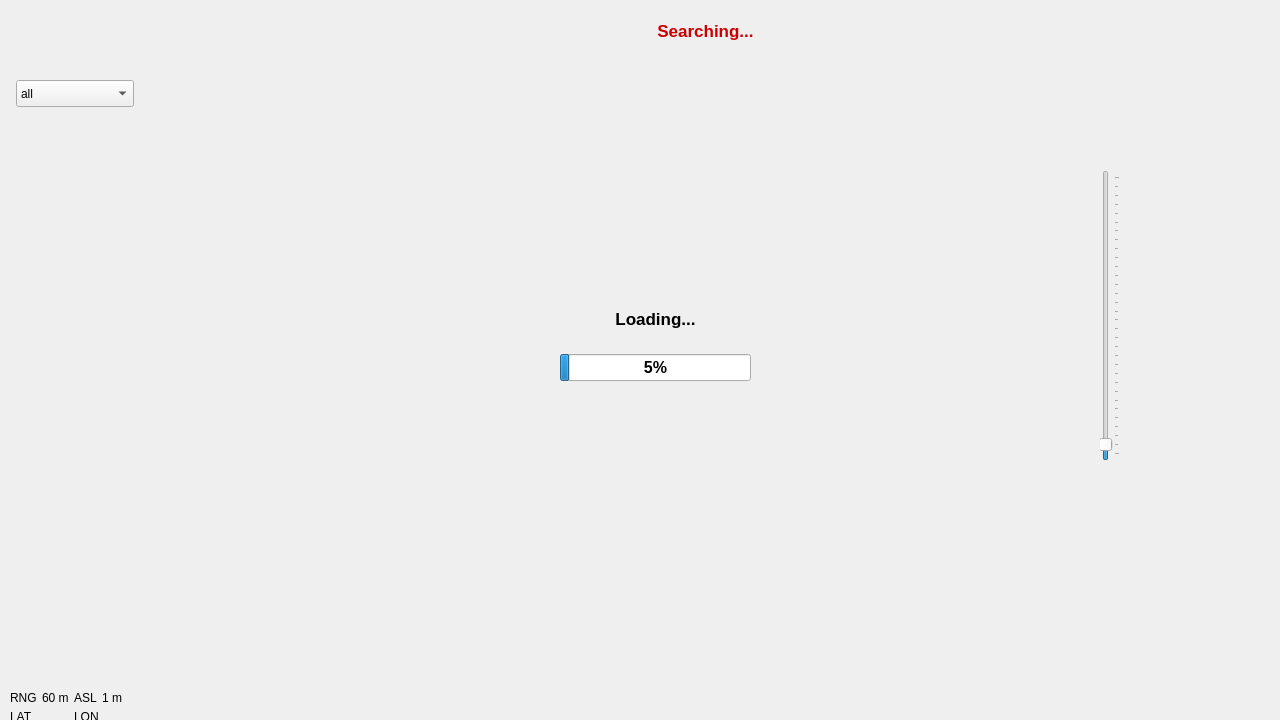
<?xml version="1.0" encoding="UTF-8"?>
<ui version="4.0">
 <class>MainWindow</class>
 <widget class="QMainWindow" name="MainWindow">
  <property name="geometry">
   <rect>
    <x>0</x>
    <y>0</y>
    <width>1280</width>
    <height>720</height>
   </rect>
  </property>
  <property name="windowTitle">
   <string>MainWindow</string>
  </property>
  <widget class="QWidget" name="centralwidget">
   <widget class="QWidget" name="layoutWidget_5">
    <property name="geometry">
     <rect>
      <x>1010</x>
      <y>10</y>
      <width>277</width>
      <height>68</height>
     </rect>
    </property>
    <layout class="QHBoxLayout" name="horizontalLayout_7">
     <property name="spacing">
      <number>5</number>
     </property>
     <item>
      <widget class="QPushButton" name="reset_button">
       <property name="enabled">
        <bool>true</bool>
       </property>
       <property name="autoFillBackground">
        <bool>false</bool>
       </property>
       <property name="styleSheet">
        <string notr="true"/>
       </property>
       <property name="text">
        <string notr="true" extracomment="infer"/>
       </property>
       <property name="icon">
        <iconset resource="../resource.qrc">
         <normaloff>:/kirins/icon/system/reset.png</normaloff>:/kirins/icon/system/reset.png</iconset>
       </property>
       <property name="iconSize">
        <size>
         <width>50</width>
         <height>50</height>
        </size>
       </property>
       <property name="checkable">
        <bool>false</bool>
       </property>
       <property name="checked">
        <bool>false</bool>
       </property>
       <property name="flat">
        <bool>true</bool>
       </property>
      </widget>
     </item>
     <item>
      <widget class="QPushButton" name="focus_button">
       <property name="enabled">
        <bool>true</bool>
       </property>
       <property name="autoFillBackground">
        <bool>false</bool>
       </property>
       <property name="styleSheet">
        <string notr="true"/>
       </property>
       <property name="text">
        <string notr="true" extracomment="infer"/>
       </property>
       <property name="icon">
        <iconset resource="../resource.qrc">
         <normaloff>:/kirins/icon/system/focus.png</normaloff>
         <normalon>:/kirins/icon/system/focus_.png</normalon>:/kirins/icon/system/focus.png</iconset>
       </property>
       <property name="iconSize">
        <size>
         <width>50</width>
         <height>50</height>
        </size>
       </property>
       <property name="checkable">
        <bool>true</bool>
       </property>
       <property name="checked">
        <bool>false</bool>
       </property>
       <property name="flat">
        <bool>true</bool>
       </property>
      </widget>
     </item>
     <item>
      <widget class="QPushButton" name="EPS_button">
       <property name="enabled">
        <bool>true</bool>
       </property>
       <property name="autoFillBackground">
        <bool>false</bool>
       </property>
       <property name="text">
        <string notr="true"/>
       </property>
       <property name="icon">
        <iconset resource="../resource.qrc">
         <normaloff>:/kirins/icon/system/EPS.png</normaloff>
         <normalon>:/kirins/icon/system/eps_.png</normalon>:/kirins/icon/system/EPS.png</iconset>
       </property>
       <property name="iconSize">
        <size>
         <width>50</width>
         <height>50</height>
        </size>
       </property>
       <property name="checkable">
        <bool>true</bool>
       </property>
       <property name="checked">
        <bool>false</bool>
       </property>
       <property name="flat">
        <bool>true</bool>
       </property>
      </widget>
     </item>
     <item>
      <widget class="QPushButton" name="setting_button">
       <property name="enabled">
        <bool>true</bool>
       </property>
       <property name="autoFillBackground">
        <bool>false</bool>
       </property>
       <property name="text">
        <string notr="true"/>
       </property>
       <property name="icon">
        <iconset resource="../resource.qrc">
         <normaloff>:/kirins/icon/system/setting.png</normaloff>
         <normalon>:/kirins/icon/system/setting_.png</normalon>:/kirins/icon/system/setting.png</iconset>
       </property>
       <property name="iconSize">
        <size>
         <width>50</width>
         <height>50</height>
        </size>
       </property>
       <property name="checkable">
        <bool>true</bool>
       </property>
       <property name="checked">
        <bool>false</bool>
       </property>
       <property name="flat">
        <bool>true</bool>
       </property>
      </widget>
     </item>
    </layout>
   </widget>
   <widget class="QWidget" name="layoutWidget">
    <property name="geometry">
     <rect>
      <x>10</x>
      <y>570</y>
      <width>1261</width>
      <height>154</height>
     </rect>
    </property>
    <layout class="QHBoxLayout" name="horizontalLayout_8">
     <property name="spacing">
      <number>5</number>
     </property>
     <item>
      <layout class="QGridLayout" name="gridLayout_6">
       <item row="1" column="1">
        <widget class="QLabel" name="RNG_value">
         <property name="text">
          <string>60 m</string>
         </property>
        </widget>
       </item>
       <item row="2" column="2" colspan="2">
        <widget class="QLabel" name="LON_value">
         <property name="text">
          <string>LON</string>
         </property>
        </widget>
       </item>
       <item row="1" column="2">
        <widget class="QLabel" name="ASL">
         <property name="text">
          <string>ASL</string>
         </property>
        </widget>
       </item>
       <item row="1" column="0">
        <widget class="QLabel" name="RNG">
         <property name="text">
          <string>RNG</string>
         </property>
        </widget>
       </item>
       <item row="1" column="3">
        <widget class="QLabel" name="ASL_value">
         <property name="text">
          <string>1 m</string>
         </property>
        </widget>
       </item>
       <item row="2" column="0" colspan="2">
        <widget class="QLabel" name="LAT_value">
         <property name="text">
          <string>LAT</string>
         </property>
        </widget>
       </item>
       <item row="0" column="0">
        <spacer name="verticalSpacer_5">
         <property name="orientation">
          <enum>Qt::Vertical</enum>
         </property>
         <property name="sizeHint" stdset="0">
          <size>
           <width>20</width>
           <height>40</height>
          </size>
         </property>
        </spacer>
       </item>
      </layout>
     </item>
     <item>
      <spacer name="horizontalSpacer">
       <property name="orientation">
        <enum>Qt::Horizontal</enum>
       </property>
       <property name="sizeHint" stdset="0">
        <size>
         <width>40</width>
         <height>20</height>
        </size>
       </property>
      </spacer>
     </item>
     <item alignment="Qt::AlignBottom">
      <widget class="QPushButton" name="audio_button">
       <property name="enabled">
        <bool>true</bool>
       </property>
       <property name="autoFillBackground">
        <bool>false</bool>
       </property>
       <property name="styleSheet">
        <string notr="true">background-color: transparent;</string>
       </property>
       <property name="text">
        <string notr="true" extracomment="infer"/>
       </property>
       <property name="icon">
        <iconset resource="../resource.qrc">
         <normaloff>:/kirins/icon/system/audio.png</normaloff>
         <normalon>:/kirins/icon/system/audio_.png</normalon>:/kirins/icon/system/audio.png</iconset>
       </property>
       <property name="iconSize">
        <size>
         <width>50</width>
         <height>50</height>
        </size>
       </property>
       <property name="checkable">
        <bool>true</bool>
       </property>
       <property name="checked">
        <bool>false</bool>
       </property>
       <property name="flat">
        <bool>true</bool>
       </property>
      </widget>
     </item>
     <item alignment="Qt::AlignBottom">
      <widget class="QPushButton" name="mount_button">
       <property name="enabled">
        <bool>true</bool>
       </property>
       <property name="autoFillBackground">
        <bool>false</bool>
       </property>
       <property name="styleSheet">
        <string notr="true">background-color: transparent;</string>
       </property>
       <property name="text">
        <string notr="true" extracomment="infer"/>
       </property>
       <property name="icon">
        <iconset resource="../resource.qrc">
         <normaloff>:/kirins/icon/system/mount.png</normaloff>
         <normalon>:/kirins/icon/system/mount_.png</normalon>:/kirins/icon/system/mount.png</iconset>
       </property>
       <property name="iconSize">
        <size>
         <width>50</width>
         <height>50</height>
        </size>
       </property>
       <property name="checkable">
        <bool>true</bool>
       </property>
       <property name="checked">
        <bool>false</bool>
       </property>
       <property name="flat">
        <bool>true</bool>
       </property>
      </widget>
     </item>
     <item alignment="Qt::AlignBottom">
      <widget class="QPushButton" name="navi_button">
       <property name="enabled">
        <bool>true</bool>
       </property>
       <property name="autoFillBackground">
        <bool>false</bool>
       </property>
       <property name="styleSheet">
        <string notr="true">background-color: transparent;</string>
       </property>
       <property name="text">
        <string notr="true" extracomment="infer"/>
       </property>
       <property name="icon">
        <iconset>
         <normaloff>:/ghidorah/icon/system/navigation.png</normaloff>
         <normalon>:/kirins/icon/system/navigation.png</normalon>
         <disabledoff>:/kirins/icon/system/navigation_.png</disabledoff>:/ghidorah/icon/system/navigation.png</iconset>
       </property>
       <property name="iconSize">
        <size>
         <width>50</width>
         <height>50</height>
        </size>
       </property>
       <property name="checkable">
        <bool>true</bool>
       </property>
       <property name="checked">
        <bool>false</bool>
       </property>
       <property name="flat">
        <bool>true</bool>
       </property>
      </widget>
     </item>
     <item>
      <spacer name="horizontalSpacer_2">
       <property name="orientation">
        <enum>Qt::Horizontal</enum>
       </property>
       <property name="sizeHint" stdset="0">
        <size>
         <width>40</width>
         <height>20</height>
        </size>
       </property>
      </spacer>
     </item>
     <item>
      <layout class="QGridLayout" name="gridLayout">
       <item row="0" column="1">
        <widget class="QPushButton" name="up_button_3">
         <property name="cursor">
          <cursorShape>OpenHandCursor</cursorShape>
         </property>
         <property name="mouseTracking">
          <bool>true</bool>
         </property>
         <property name="styleSheet">
          <string notr="true">background-color: transparent;</string>
         </property>
         <property name="text">
          <string/>
         </property>
         <property name="icon">
          <iconset resource="../resource.qrc">
           <normaloff>:/kirins/icon/system/up.png</normaloff>:/kirins/icon/system/up.png</iconset>
         </property>
         <property name="iconSize">
          <size>
           <width>30</width>
           <height>30</height>
          </size>
         </property>
         <property name="flat">
          <bool>true</bool>
         </property>
        </widget>
       </item>
       <item row="1" column="0">
        <widget class="QPushButton" name="left_button_2">
         <property name="cursor">
          <cursorShape>OpenHandCursor</cursorShape>
         </property>
         <property name="mouseTracking">
          <bool>true</bool>
         </property>
         <property name="styleSheet">
          <string notr="true">background-color: transparent;</string>
         </property>
         <property name="text">
          <string/>
         </property>
         <property name="icon">
          <iconset resource="../resource.qrc">
           <normaloff>:/kirins/icon/system/left.png</normaloff>:/kirins/icon/system/left.png</iconset>
         </property>
         <property name="iconSize">
          <size>
           <width>30</width>
           <height>30</height>
          </size>
         </property>
         <property name="flat">
          <bool>true</bool>
         </property>
        </widget>
       </item>
       <item row="1" column="1">
        <widget class="QPushButton" name="home_button_2">
         <property name="cursor">
          <cursorShape>OpenHandCursor</cursorShape>
         </property>
         <property name="mouseTracking">
          <bool>true</bool>
         </property>
         <property name="styleSheet">
          <string notr="true">background-color: transparent;</string>
         </property>
         <property name="text">
          <string/>
         </property>
         <property name="icon">
          <iconset resource="../resource.qrc">
           <normaloff>:/kirins/icon/system/home.png</normaloff>:/kirins/icon/system/home.png</iconset>
         </property>
         <property name="iconSize">
          <size>
           <width>30</width>
           <height>30</height>
          </size>
         </property>
         <property name="flat">
          <bool>true</bool>
         </property>
        </widget>
       </item>
       <item row="1" column="2">
        <widget class="QPushButton" name="right_button_3">
         <property name="cursor">
          <cursorShape>OpenHandCursor</cursorShape>
         </property>
         <property name="mouseTracking">
          <bool>true</bool>
         </property>
         <property name="styleSheet">
          <string notr="true">background-color: transparent;</string>
         </property>
         <property name="text">
          <string/>
         </property>
         <property name="icon">
          <iconset resource="../resource.qrc">
           <normaloff>:/kirins/icon/system/right.png</normaloff>:/kirins/icon/system/right.png</iconset>
         </property>
         <property name="iconSize">
          <size>
           <width>30</width>
           <height>30</height>
          </size>
         </property>
         <property name="flat">
          <bool>true</bool>
         </property>
        </widget>
       </item>
       <item row="2" column="1">
        <widget class="QPushButton" name="down_button_2">
         <property name="cursor">
          <cursorShape>OpenHandCursor</cursorShape>
         </property>
         <property name="mouseTracking">
          <bool>true</bool>
         </property>
         <property name="styleSheet">
          <string notr="true">background-color: transparent;</string>
         </property>
         <property name="text">
          <string/>
         </property>
         <property name="icon">
          <iconset resource="../resource.qrc">
           <normaloff>:/kirins/icon/system/down.png</normaloff>:/kirins/icon/system/down.png</iconset>
         </property>
         <property name="iconSize">
          <size>
           <width>30</width>
           <height>30</height>
          </size>
         </property>
         <property name="flat">
          <bool>true</bool>
         </property>
        </widget>
       </item>
      </layout>
     </item>
    </layout>
   </widget>
   <widget class="QWidget" name="layoutWidget_4">
    <property name="geometry">
     <rect>
      <x>10</x>
      <y>10</y>
      <width>417</width>
      <height>68</height>
     </rect>
    </property>
    <layout class="QHBoxLayout" name="horizontalLayout_9">
     <property name="spacing">
      <number>5</number>
     </property>
     <item>
      <widget class="QPushButton" name="infer_button">
       <property name="enabled">
        <bool>true</bool>
       </property>
       <property name="autoFillBackground">
        <bool>false</bool>
       </property>
       <property name="text">
        <string notr="true"/>
       </property>
       <property name="icon">
        <iconset resource="../resource.qrc">
         <normaloff>:/kirins/icon/system/infer.png</normaloff>
         <normalon>:/kirins/icon/system/infer_.png</normalon>:/kirins/icon/system/infer.png</iconset>
       </property>
       <property name="iconSize">
        <size>
         <width>50</width>
         <height>50</height>
        </size>
       </property>
       <property name="checkable">
        <bool>true</bool>
       </property>
       <property name="checked">
        <bool>false</bool>
       </property>
       <property name="flat">
        <bool>true</bool>
       </property>
      </widget>
     </item>
     <item>
      <widget class="QPushButton" name="MOT_button">
       <property name="enabled">
        <bool>true</bool>
       </property>
       <property name="autoFillBackground">
        <bool>false</bool>
       </property>
       <property name="text">
        <string notr="true"/>
       </property>
       <property name="icon">
        <iconset resource="../resource.qrc">
         <normaloff>:/kirins/icon/system/MOT.png</normaloff>
         <normalon>:/kirins/icon/system/MOT_.png</normalon>:/kirins/icon/system/MOT.png</iconset>
       </property>
       <property name="iconSize">
        <size>
         <width>50</width>
         <height>50</height>
        </size>
       </property>
       <property name="checkable">
        <bool>true</bool>
       </property>
       <property name="checked">
        <bool>false</bool>
       </property>
       <property name="flat">
        <bool>true</bool>
       </property>
      </widget>
     </item>
     <item>
      <widget class="QPushButton" name="SOT_button">
       <property name="enabled">
        <bool>true</bool>
       </property>
       <property name="autoFillBackground">
        <bool>false</bool>
       </property>
       <property name="text">
        <string notr="true"/>
       </property>
       <property name="icon">
        <iconset resource="../resource.qrc">
         <normaloff>:/kirins/icon/system/SOT.png</normaloff>
         <normalon>:/kirins/icon/system/SOT_.png</normalon>:/kirins/icon/system/SOT.png</iconset>
       </property>
       <property name="iconSize">
        <size>
         <width>50</width>
         <height>50</height>
        </size>
       </property>
       <property name="checkable">
        <bool>true</bool>
       </property>
       <property name="checked">
        <bool>false</bool>
       </property>
       <property name="flat">
        <bool>true</bool>
       </property>
      </widget>
     </item>
     <item>
      <widget class="QPushButton" name="syncbbox_button">
       <property name="enabled">
        <bool>true</bool>
       </property>
       <property name="autoFillBackground">
        <bool>false</bool>
       </property>
       <property name="text">
        <string notr="true"/>
       </property>
       <property name="icon">
        <iconset resource="../resource.qrc">
         <normaloff>:/kirins/icon/system/sync_bbox.png</normaloff>
         <normalon>:/kirins/icon/system/sync_bbox_.png</normalon>:/kirins/icon/system/sync_bbox.png</iconset>
       </property>
       <property name="iconSize">
        <size>
         <width>50</width>
         <height>50</height>
        </size>
       </property>
       <property name="checkable">
        <bool>true</bool>
       </property>
       <property name="checked">
        <bool>false</bool>
       </property>
       <property name="flat">
        <bool>true</bool>
       </property>
      </widget>
     </item>
     <item>
      <widget class="QPushButton" name="inspection_button">
       <property name="enabled">
        <bool>true</bool>
       </property>
       <property name="autoFillBackground">
        <bool>false</bool>
       </property>
       <property name="styleSheet">
        <string notr="true"/>
       </property>
       <property name="text">
        <string notr="true" extracomment="infer"/>
       </property>
       <property name="icon">
        <iconset resource="../resource.qrc">
         <normaloff>:/kirins/icon/system/inspection.png</normaloff>
         <normalon>:/kirins/icon/system/inspection_.png</normalon>:/kirins/icon/system/inspection.png</iconset>
       </property>
       <property name="iconSize">
        <size>
         <width>50</width>
         <height>50</height>
        </size>
       </property>
       <property name="checkable">
        <bool>true</bool>
       </property>
       <property name="checked">
        <bool>false</bool>
       </property>
       <property name="flat">
        <bool>true</bool>
       </property>
      </widget>
     </item>
     <item>
      <widget class="QPushButton" name="laser_button">
       <property name="enabled">
        <bool>true</bool>
       </property>
       <property name="autoFillBackground">
        <bool>false</bool>
       </property>
       <property name="styleSheet">
        <string notr="true"/>
       </property>
       <property name="text">
        <string notr="true" extracomment="infer"/>
       </property>
       <property name="icon">
        <iconset resource="../resource.qrc">
         <normaloff>:/kirins/icon/system/laser.png</normaloff>
         <normalon>:/kirins/icon/system/laser_.png</normalon>:/kirins/icon/system/laser.png</iconset>
       </property>
       <property name="iconSize">
        <size>
         <width>50</width>
         <height>50</height>
        </size>
       </property>
       <property name="checkable">
        <bool>true</bool>
       </property>
       <property name="checked">
        <bool>false</bool>
       </property>
       <property name="flat">
        <bool>true</bool>
       </property>
      </widget>
     </item>
    </layout>
   </widget>
   <widget class="QWidget" name="verticalLayoutWidget">
    <property name="geometry">
     <rect>
      <x>10</x>
      <y>120</y>
      <width>111</width>
      <height>401</height>
     </rect>
    </property>
    <layout class="QVBoxLayout" name="verticalLayout_5">
     <item>
      <spacer name="verticalSpacer_3">
       <property name="orientation">
        <enum>Qt::Vertical</enum>
       </property>
       <property name="sizeHint" stdset="0">
        <size>
         <width>20</width>
         <height>40</height>
        </size>
       </property>
      </spacer>
     </item>
     <item alignment="Qt::AlignLeft">
      <widget class="QPushButton" name="camera_button">
       <property name="enabled">
        <bool>true</bool>
       </property>
       <property name="autoFillBackground">
        <bool>false</bool>
       </property>
       <property name="text">
        <string notr="true"/>
       </property>
       <property name="icon">
        <iconset resource="../resource.qrc">
         <normaloff>:/kirins/icon/system/RGB_.png</normaloff>
         <normalon>:/kirins/icon/system/thermal_.png</normalon>:/kirins/icon/system/RGB_.png</iconset>
       </property>
       <property name="iconSize">
        <size>
         <width>50</width>
         <height>50</height>
        </size>
       </property>
       <property name="checkable">
        <bool>true</bool>
       </property>
       <property name="checked">
        <bool>false</bool>
       </property>
       <property name="flat">
        <bool>true</bool>
       </property>
      </widget>
     </item>
     <item alignment="Qt::AlignLeft">
      <widget class="QPushButton" name="dual_button">
       <property name="enabled">
        <bool>true</bool>
       </property>
       <property name="autoFillBackground">
        <bool>false</bool>
       </property>
       <property name="text">
        <string notr="true"/>
       </property>
       <property name="icon">
        <iconset resource="../resource.qrc">
         <normaloff>:/kirins/icon/system/dual.png</normaloff>
         <normalon>:/kirins/icon/system/dual_.png</normalon>:/kirins/icon/system/dual.png</iconset>
       </property>
       <property name="iconSize">
        <size>
         <width>50</width>
         <height>50</height>
        </size>
       </property>
       <property name="checkable">
        <bool>true</bool>
       </property>
       <property name="checked">
        <bool>false</bool>
       </property>
       <property name="flat">
        <bool>true</bool>
       </property>
      </widget>
     </item>
     <item>
      <spacer name="verticalSpacer_4">
       <property name="orientation">
        <enum>Qt::Vertical</enum>
       </property>
       <property name="sizeHint" stdset="0">
        <size>
         <width>20</width>
         <height>40</height>
        </size>
       </property>
      </spacer>
     </item>
    </layout>
   </widget>
   <widget class="QWidget" name="verticalLayoutWidget_2">
    <property name="geometry">
     <rect>
      <x>1160</x>
      <y>70</y>
      <width>111</width>
      <height>501</height>
     </rect>
    </property>
    <layout class="QVBoxLayout" name="verticalLayout_6">
     <item>
      <spacer name="verticalSpacer_2">
       <property name="orientation">
        <enum>Qt::Vertical</enum>
       </property>
       <property name="sizeHint" stdset="0">
        <size>
         <width>20</width>
         <height>40</height>
        </size>
       </property>
      </spacer>
     </item>
     <item alignment="Qt::AlignRight">
      <widget class="QPushButton" name="lock_button">
       <property name="enabled">
        <bool>true</bool>
       </property>
       <property name="autoFillBackground">
        <bool>false</bool>
       </property>
       <property name="text">
        <string notr="true"/>
       </property>
       <property name="icon">
        <iconset resource="../resource.qrc">
         <normaloff>:/kirins/icon/system/lock.png</normaloff>
         <normalon>:/kirins/icon/system/lock_.png</normalon>:/kirins/icon/system/lock.png</iconset>
       </property>
       <property name="iconSize">
        <size>
         <width>50</width>
         <height>50</height>
        </size>
       </property>
       <property name="checkable">
        <bool>true</bool>
       </property>
       <property name="checked">
        <bool>false</bool>
       </property>
       <property name="flat">
        <bool>true</bool>
       </property>
      </widget>
     </item>
     <item alignment="Qt::AlignRight">
      <widget class="QPushButton" name="syncgimbal_button">
       <property name="enabled">
        <bool>true</bool>
       </property>
       <property name="autoFillBackground">
        <bool>false</bool>
       </property>
       <property name="text">
        <string notr="true"/>
       </property>
       <property name="icon">
        <iconset resource="../resource.qrc">
         <normaloff>:/kirins/icon/system/sync_gimbal.png</normaloff>
         <normalon>:/kirins/icon/system/syncgimbal_.png</normalon>:/kirins/icon/system/sync_gimbal.png</iconset>
       </property>
       <property name="iconSize">
        <size>
         <width>50</width>
         <height>50</height>
        </size>
       </property>
       <property name="checkable">
        <bool>true</bool>
       </property>
       <property name="checked">
        <bool>false</bool>
       </property>
       <property name="flat">
        <bool>true</bool>
       </property>
      </widget>
     </item>
     <item alignment="Qt::AlignRight">
      <widget class="QPushButton" name="angle_button">
       <property name="enabled">
        <bool>true</bool>
       </property>
       <property name="autoFillBackground">
        <bool>false</bool>
       </property>
       <property name="text">
        <string notr="true"/>
       </property>
       <property name="icon">
        <iconset resource="../resource.qrc">
         <normaloff>:/kirins/icon/system/angle.png</normaloff>
         <normalon>:/kirins/icon/system/angle_.png</normalon>:/kirins/icon/system/angle.png</iconset>
       </property>
       <property name="iconSize">
        <size>
         <width>50</width>
         <height>50</height>
        </size>
       </property>
       <property name="checkable">
        <bool>true</bool>
       </property>
       <property name="checked">
        <bool>false</bool>
       </property>
       <property name="flat">
        <bool>true</bool>
       </property>
      </widget>
     </item>
     <item alignment="Qt::AlignRight">
      <widget class="QPushButton" name="touch_button">
       <property name="enabled">
        <bool>true</bool>
       </property>
       <property name="autoFillBackground">
        <bool>false</bool>
       </property>
       <property name="text">
        <string notr="true"/>
       </property>
       <property name="icon">
        <iconset resource="../resource.qrc">
         <normaloff>:/kirins/icon/system/touch.png</normaloff>
         <normalon>:/kirins/icon/system/touch_.png</normalon>:/kirins/icon/system/touch.png</iconset>
       </property>
       <property name="iconSize">
        <size>
         <width>50</width>
         <height>50</height>
        </size>
       </property>
       <property name="checkable">
        <bool>true</bool>
       </property>
       <property name="checked">
        <bool>false</bool>
       </property>
       <property name="flat">
        <bool>true</bool>
       </property>
      </widget>
     </item>
     <item>
      <spacer name="verticalSpacer">
       <property name="orientation">
        <enum>Qt::Vertical</enum>
       </property>
       <property name="sizeHint" stdset="0">
        <size>
         <width>20</width>
         <height>40</height>
        </size>
       </property>
      </spacer>
     </item>
    </layout>
   </widget>
   <widget class="QWidget" name="zoom_widget" native="true">
    <property name="geometry">
     <rect>
      <x>1060</x>
      <y>110</y>
      <width>91</width>
      <height>411</height>
     </rect>
    </property>
    <widget class="QLabel" name="zoom_out">
     <property name="geometry">
      <rect>
       <x>37</x>
       <y>38</y>
       <width>15</width>
       <height>15</height>
      </rect>
     </property>
     <property name="text">
      <string/>
     </property>
     <property name="pixmap">
      <pixmap>:/ghidorah/icon/system/plus.png</pixmap>
     </property>
     <property name="scaledContents">
      <bool>true</bool>
     </property>
    </widget>
    <widget class="QSlider" name="zoom_bar">
     <property name="geometry">
      <rect>
       <x>40</x>
       <y>60</y>
       <width>20</width>
       <height>291</height>
      </rect>
     </property>
     <property name="cursor">
      <cursorShape>ArrowCursor</cursorShape>
     </property>
     <property name="maximum">
      <number>31</number>
     </property>
     <property name="value">
      <number>1</number>
     </property>
     <property name="orientation">
      <enum>Qt::Vertical</enum>
     </property>
     <property name="tickPosition">
      <enum>QSlider::TicksBelow</enum>
     </property>
     <property name="tickInterval">
      <number>0</number>
     </property>
    </widget>
    <widget class="QLabel" name="zoom_in">
     <property name="geometry">
      <rect>
       <x>38</x>
       <y>354</y>
       <width>15</width>
       <height>15</height>
      </rect>
     </property>
     <property name="text">
      <string/>
     </property>
     <property name="pixmap">
      <pixmap>:/ghidorah/icon/system/minus.png</pixmap>
     </property>
     <property name="scaledContents">
      <bool>true</bool>
     </property>
    </widget>
   </widget>
   <widget class="QWidget" name="widget" native="true">
    <property name="geometry">
     <rect>
      <x>560</x>
      <y>290</y>
      <width>191</width>
      <height>91</height>
     </rect>
    </property>
    <layout class="QVBoxLayout" name="verticalLayout">
     <item>
      <widget class="QLabel" name="label">
       <property name="font">
        <font>
         <pointsize>13</pointsize>
         <weight>75</weight>
         <bold>true</bold>
        </font>
       </property>
       <property name="text">
        <string>Loading...</string>
       </property>
       <property name="alignment">
        <set>Qt::AlignCenter</set>
       </property>
      </widget>
     </item>
     <item>
      <widget class="QProgressBar" name="progressBar">
       <property name="font">
        <font>
         <pointsize>12</pointsize>
         <weight>75</weight>
         <bold>true</bold>
        </font>
       </property>
       <property name="cursor">
        <cursorShape>BusyCursor</cursorShape>
       </property>
       <property name="value">
        <number>5</number>
       </property>
      </widget>
     </item>
    </layout>
   </widget>
   <widget class="QLabel" name="label_2">
    <property name="geometry">
     <rect>
      <x>650</x>
      <y>20</y>
      <width>111</width>
      <height>21</height>
     </rect>
    </property>
    <property name="font">
     <font>
      <pointsize>13</pointsize>
      <weight>75</weight>
      <bold>true</bold>
     </font>
    </property>
    <property name="styleSheet">
     <string notr="true">color: rgb(204, 0, 0);
</string>
    </property>
    <property name="text">
     <string>Searching...</string>
    </property>
    <property name="alignment">
     <set>Qt::AlignCenter</set>
    </property>
   </widget>
   <widget class="QComboBox" name="classes_filter_box">
    <property name="geometry">
     <rect>
      <x>16</x>
      <y>80</y>
      <width>118</width>
      <height>27</height>
     </rect>
    </property>
    <item>
     <property name="text">
      <string>all</string>
     </property>
    </item>
    <item>
     <property name="text">
      <string>person</string>
     </property>
    </item>
    <item>
     <property name="text">
      <string>car</string>
     </property>
    </item>
    <item>
     <property name="text">
      <string>boat</string>
     </property>
    </item>
    <item>
     <property name="text">
      <string>truck</string>
     </property>
    </item>
    <item>
     <property name="text">
      <string>bus</string>
     </property>
    </item>
    <item>
     <property name="text">
      <string>motorbike</string>
     </property>
    </item>
   </widget>
  </widget>
 </widget>
 <resources>
  <include location="../resource.qrc"/>
 </resources>
 <connections/>
</ui>
